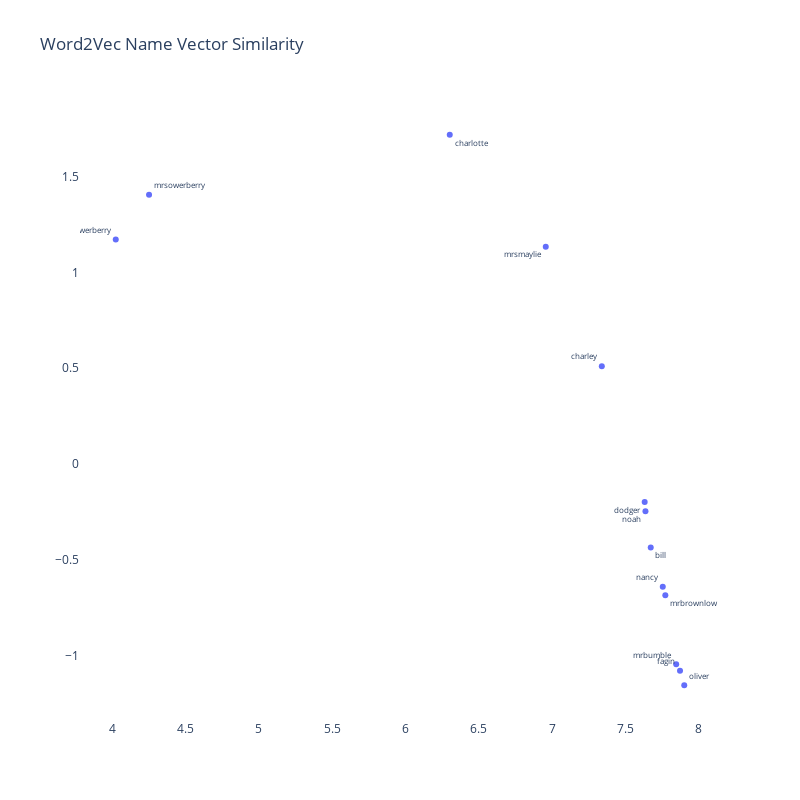

The notebook cell saved with this chart:
### Code cell
character_list = ['oliver',
                  'fagin',
                  'nancy',
                  'bill',
                  'dodger',
                  'mrbrownlow',
                  'mrbumble',
                  'charley',
                  'dodger',
                  'mrsowerberry',
                  'mrssowerberry',
                  'mrsmaylie',
                  'noah',
                  'charlotte',
                  'monks']

character_list = [x.lower() for x in character_list]

df = w2v_df[w2v_df['label'].isin(character_list)]


text_pos = [x for x in np.random.choice(['top left', 
                                         'bottom left',
                                         'top right',
                                         'bottom right'], 
                                          len(df),
                                          p=[.2,.3,.3,.2])]


trace = go.Scatter(x=df['x'],
                   y=df['y'],
                   mode='markers+text', 
                   textposition=text_pos,
                   text=df['label'],
                   textfont=dict(size=8),
                   hoverinfo='text')



fig = go.Figure([trace])

fig.update_layout(go.Layout(
    title='Word2Vec Name Vector Similarity',
    ),
    hovermode='closest',
    plot_bgcolor='white',
    paper_bgcolor='white',
    width=800,
    height=800
)

### Figure 1 — Plotly figure (JSON) as saved in the notebook; plotly's stock layout.template omitted (floating-point values rounded to 4 significant figures)
{"data": [{"hoverinfo": "text", "mode": "markers+text", "text": ["oliver", "mrbumble", "bill", "mrsowerberry", "mrssowerberry", "charlotte", "noah", "dodger", "fagin", "charley", "nancy", "mrbrownlow", "mrsmaylie"], "textfont": {"size": 8}, "textposition": ["top right", "top left", "bottom right", "top right", "top left", "bottom right", "bottom left", "bottom left", "top left", "top left", "top left", "bottom right", "bottom left"], "type": "scatter", "x": [7.9, 7.845, 7.671, 4.251, 4.025, 6.301, 7.635, 7.63, 7.871, 7.338, 7.753, 7.771, 6.956], "y": [-1.155, -1.045, -0.4359, 1.404, 1.171, 1.718, -0.2466, -0.1978, -1.079, 0.5106, -0.6409, -0.685, 1.134]}], "layout": {"height": 800, "hovermode": "closest", "paper_bgcolor": "white", "plot_bgcolor": "white", "title": {"text": "Word2Vec Name Vector Similarity"}, "width": 800}}
